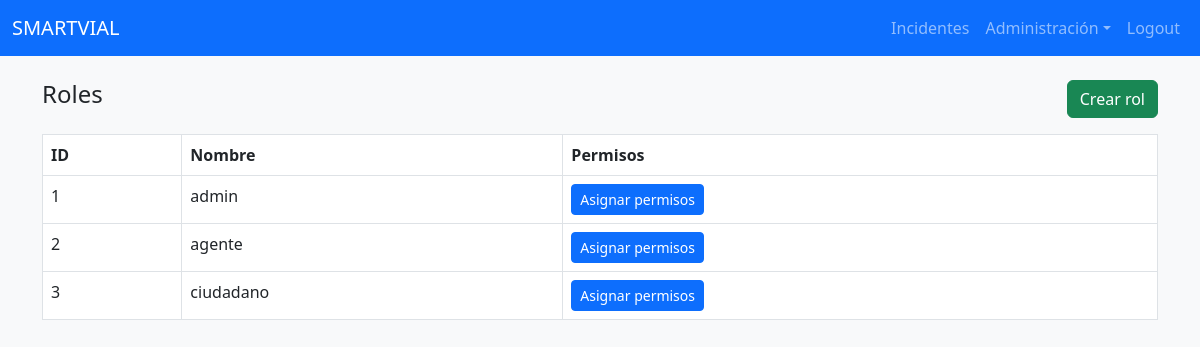
Screenshot of /public/?c=role (signed in) with the database file from the repository.
### tables this page shows
CREATE TABLE roles (
  id INT AUTO_INCREMENT PRIMARY KEY,
  nombre VARCHAR(100) NOT NULL
);

### app/controllers/RoleController.php (called while the page is built, shortened)
<?php
require_once __DIR__ . '/../Model.php';
require_once __DIR__ . '/../config.php';
class RoleController
{
    public function index()
    {
        $m = new Model();
        $res = $m->query('SELECT id,nombre FROM roles ORDER BY id');
        $roles = [];
        while ($r = $res->fetch_assoc()) $roles[] = $r;
        require __DIR__ . '/../../views/roles/list.php';
    }
}

### app/config.php (called while the page is built, shortened)
<?php
function getDb()
{
    $mysqli = new mysqli(DB_HOST, DB_USER, DB_PASS, DB_NAME);
    $mysqli->set_charset(DB_CHARSET);
    return $mysqli;
}
function e($s) { return htmlspecialchars($s, ENT_QUOTES, 'UTF-8'); }
function is_logged_in() {
    return !empty($_SESSION['user']);
}
function user_has_permission($clave)
{
    $roleId = $_SESSION['user']['role_id'] ?? 0;
    if ($roleId == 1) return true;
    $db = getDb();
    $stmt = $db->prepare('SELECT 1 FROM permisos p JOIN roles_permisos rp ON rp.permiso_id = p.id WHERE p.clave = ? AND rp.role_id = ? LIMIT 1');
    $stmt->bind_param('si', $clave, $roleId);
    $stmt->execute();
    $res = $stmt->get_result();
    $has = $res && $res->num_rows > 0;
    return $has;
}

### app/Model.php (called while the page is built, shortened)
<?php
require_once __DIR__ . '/config.php';
class Model
{
    protected $db;
    public function __construct()
    {
        $this->db = getDb();
    }
    public function query($sql, $types = null, $params = [])
    {
        $stmt = $this->db->prepare($sql);
        $stmt->execute();
        $res = $stmt->get_result();
        return $res;
    }
}

### views/roles/list.php (the view)
<?php require __DIR__ . '/../layout/header.php'; ?>
<div class="d-flex justify-content-between mb-3">
  <h4>Roles</h4>
  <?php if (user_has_permission('role_create')): ?><a class="btn btn-success" href="?c=role&a=create">Crear rol</a><?php endif; ?>
</div>
<table class="table table-bordered">
  <thead><tr><th>ID</th><th>Nombre</th><th>Permisos</th></tr></thead>
  <tbody>
    <?php foreach($roles as $r): ?>
    <tr>
      <td><?= e($r['id']) ?></td>
      <td><?= e($r['nombre']) ?></td>
      <td><?php if (user_has_permission('role_assign')): ?><a class="btn btn-sm btn-primary" href="?c=role&a=permissions&id=<?= $r['id'] ?>">Asignar permisos</a><?php endif; ?></td>
    </tr>
    <?php endforeach; ?>
  </tbody>
</table>
<?php require __DIR__ . '/../layout/footer.php'; ?>

### assets/css/style.css (style rules this page uses)
body { background:#f8f9fa }

### rows the page displays
roles: id "1", nombre "admin"
roles: id "2", nombre "agente"
roles: id "3", nombre "ciudadano"
